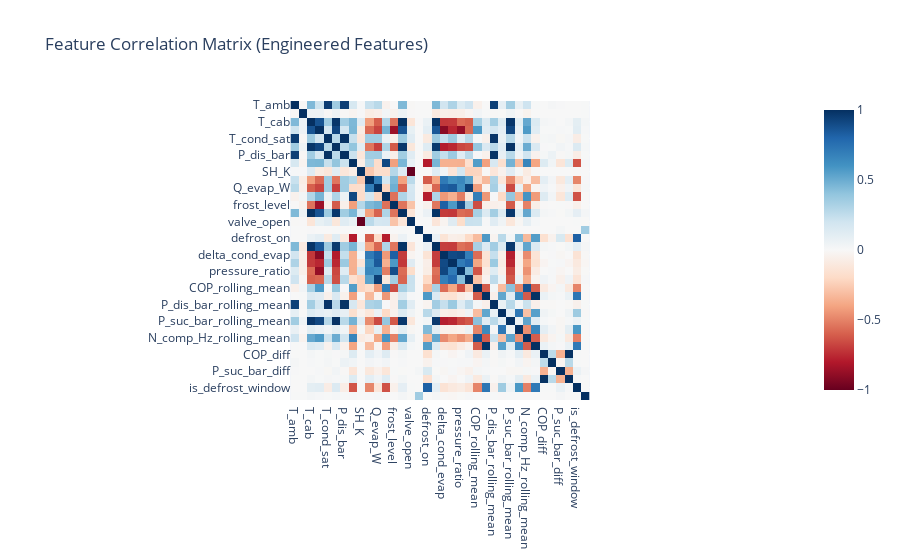

The cell this chart's notebook holds for it:
### Code cell
feature_cols = [
    col for col in df.columns
    if col not in ['fault', 'fault_id', 'run_id', 'time_min']
]

corr = df[feature_cols].corr()

fig = px.imshow(
    corr,
    color_continuous_scale='RdBu',
    zmin=-1, zmax=1,
    title='Feature Correlation Matrix (Engineered Features)'
)
fig.show()

### Figure 1 — Plotly figure (JSON) as saved in the notebook; plotly's stock layout.template omitted (floating-point values rounded to 4 significant figures; data arrays with more than 128 entries replaced by an {"elided": "..."} marker saying what was removed)
{"data": [{"coloraxis": "coloraxis", "hovertemplate": "x: %{x}<br>y: %{y}<br>color: %{z}<extra></extra>", "name": "0", "type": "heatmap", "x": ["T_amb", "T_set", "T_cab", "T_evap_sat", "T_cond_sat", "P_suc_bar", "P_dis_bar", "N_comp_Hz", "SH_K", "P_comp_W", "Q_evap_W", "COP", "frost_level", "T_cab_meas", "valve_open", "door_open", "defrost_on", "delta_cab", "delta_cond_evap", "delta_amb_cab", "pressure_ratio", "cooling_efficiency", "COP_rolling_mean", "COP_rolling_std", "P_dis_bar_rolling_mean", "P_dis_bar_rolling_std", "P_suc_bar_rolling_mean", "P_suc_bar_rolling_std", "N_comp_Hz_rolling_mean", "N_comp_Hz_rolling_std", "COP_diff", "P_dis_bar_diff", "P_suc_bar_diff", "N_comp_Hz_diff", "is_defrost_window", "door_stress"], "xaxis": "x", "y": ["T_amb", "T_set", "T_cab", "T_evap_sat", "T_cond_sat", "P_suc_bar", "P_dis_bar", "N_comp_Hz", "SH_K", "P_comp_W", "Q_evap_W", "COP", "frost_level", "T_cab_meas", "valve_open", "door_open", "defrost_on", "delta_cab", "delta_cond_evap", "delta_amb_cab", "pressure_ratio", "cooling_efficiency", "COP_rolling_mean", "COP_rolling_std", "P_dis_bar_rolling_mean", "P_dis_bar_rolling_std", "P_suc_bar_rolling_mean", "P_suc_bar_rolling_std", "N_comp_Hz_rolling_mean", "N_comp_Hz_rolling_std", "COP_diff", "P_dis_bar_diff", "P_suc_bar_diff", "N_comp_Hz_diff", "is_defrost_window", "door_stress"], "yaxis": "y", "z": {"elided": "36x36 float values"}}], "layout": {"coloraxis": {"cmax": 1, "cmin": -1, "colorscale": [[0, "rgb(103,0,31)"], [0.1, "rgb(178,24,43)"], [0.2, "rgb(214,96,77)"], [0.3, "rgb(244,165,130)"], [0.4, "rgb(253,219,199)"], [0.5, "rgb(247,247,247)"], [0.6, "rgb(209,229,240)"], [0.7, "rgb(146,197,222)"], [0.8, "rgb(67,147,195)"], [0.9, "rgb(33,102,172)"], [1, "rgb(5,48,97)"]]}, "title": {"text": "Feature Correlation Matrix (Engineered Features)"}, "xaxis": {"anchor": "y", "constrain": "domain", "domain": [0, 1], "scaleanchor": "y"}, "yaxis": {"anchor": "x", "autorange": "reversed", "constrain": "domain", "domain": [0, 1]}}}
